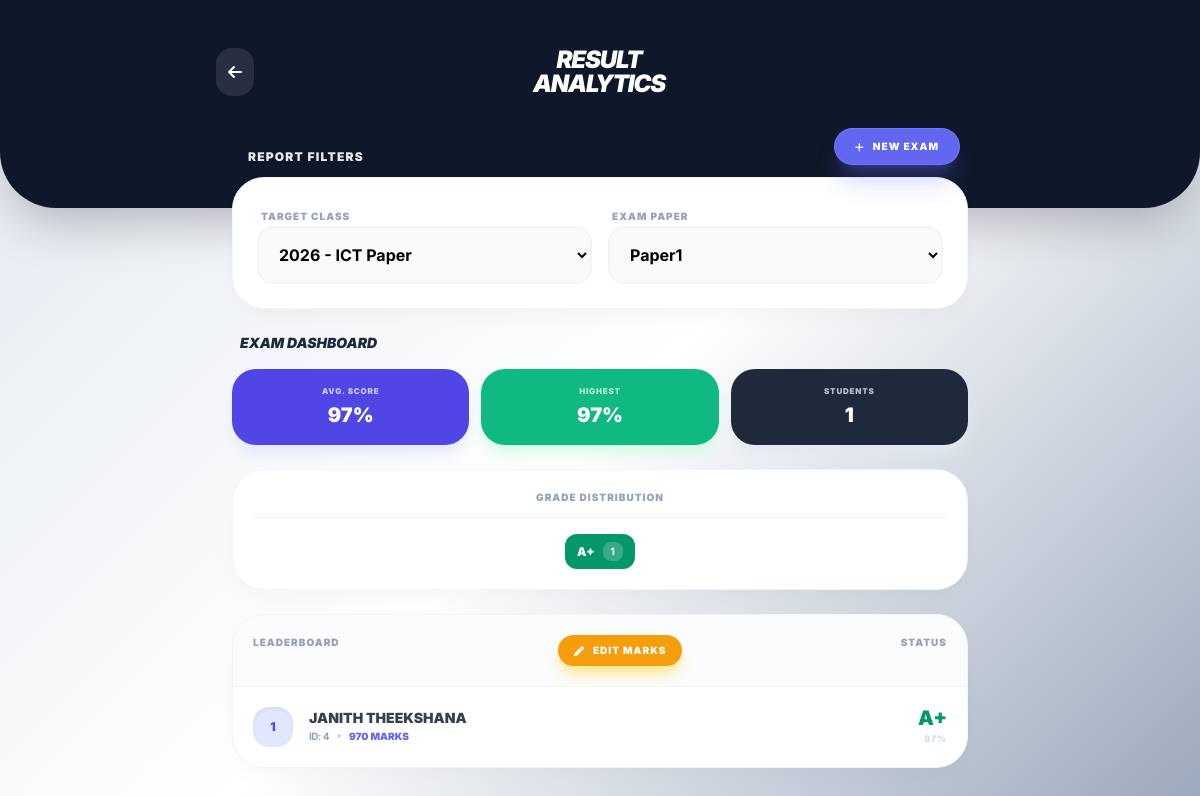
Screenshot of /view_marks_report.php?paper_id=1&class_id=2 (signed in) with the database file from the repository.
### tables this page shows
CREATE TABLE `student_marks` (
  `mark_id` int(11) NOT NULL,
  `paper_id` int(11) NOT NULL,
  `student_id` int(11) NOT NULL,
  `marks_obtained` decimal(5,2) NOT NULL,
  `percentage` decimal(5,2) DEFAULT NULL,
  `added_at` timestamp NOT NULL DEFAULT current_timestamp()
);

CREATE TABLE `student` (
  `id` int(11) NOT NULL,
  `full_name` varchar(255) NOT NULL,
  `gmail` varchar(255) NOT NULL,
  `nic_number` varchar(20) DEFAULT NULL,
  `school` varchar(100) DEFAULT NULL,
  `dob` date DEFAULT NULL,
  `address` text DEFAULT NULL,
  `contact_number` varchar(20) NOT NULL,
  `town` varchar(255) DEFAULT NULL,
  `password` varchar(255) NOT NULL DEFAULT '123456789',
  `profile_pic` varchar(255) DEFAULT 'default_st.png',
  `created_at` timestamp NOT NULL DEFAULT current_timestamp(),
  `status` varchar(20) DEFAULT 'pending'
);

### view_marks_report.php (the view, shortened to what this page needs)
<?php
include 'config.php';
function getGrade($p, $marks = 0) {
    if ($p >= 95) return ['G' => 'A+', 'C' => 'text-emerald-600', 'BG' => 'bg-emerald-600'];
    return ['G' => 'F', 'C' => 'text-rose-500', 'BG' => 'bg-rose-500'];
}
$teacher_id = $_SESSION['user_id'];
$selected_class = isset($_GET['class_id']) ? $_GET['class_id'] : '';
$selected_paper = isset($_GET['paper_id']) ? $_GET['paper_id'] : '';
$classes = $conn->query("SELECT * FROM classes WHERE teacher_id = '$teacher_id' ORDER BY exam_year DESC");
$papers = [];
if ($selected_class) {
    $papers = $conn->query("SELECT * FROM exam_papers WHERE class_id = '$selected_class' ORDER BY paper_id DESC");
}
$report_data = [];
$stats = ['avg' => 0, 'max' => 0, 'total' => 0];
$grade_counts = ['A+' => 0, 'A' => 0, 'B' => 0, 'C' => 0, 'S' => 0, 'F' => 0, 'AB' => 0];
if ($selected_paper) {
    $sql = "SELECT s.id, s.full_name, m.marks_obtained, m.percentage
            FROM student_marks m
            JOIN student s ON m.student_id = s.id
            WHERE m.paper_id = '$selected_paper'
            ORDER BY m.percentage DESC, m.marks_obtained DESC";
    $report_data = $conn->query($sql);
    $stat_sql = "SELECT AVG(percentage) as avg_p, MAX(percentage) as max_p
                 FROM student_marks WHERE paper_id = '$selected_paper' AND marks_obtained >= 0";
    $stat_res = $conn->query($stat_sql)->fetch_assoc();
    $total_sql = "SELECT COUNT(mark_id) as total FROM student_marks WHERE paper_id = '$selected_paper'";
    $total_res = $conn->query($total_sql)->fetch_assoc();
    $stats['avg'] = round($stat_res['avg_p'] ?? 0, 1);
    $stats['max'] = round($stat_res['max_p'] ?? 0, 1);
    $stats['total'] = $total_res['total'] ?? 0;
    $all_m = $conn->query("SELECT percentage, marks_obtained FROM student_marks WHERE paper_id = '$selected_paper'");
    while($m = $all_m->fetch_assoc()) {
        $g = getGrade($m['percentage'], $m['marks_obtained']);
        $grade_counts[$g['G']]++;
    }
}
?>
<!DOCTYPE html>
<html lang="en">
<head>
    <script src="https://cdn.tailwindcss.com"></script>
    <link rel="stylesheet" href="https://cdnjs.cloudflare.com/ajax/libs/font-awesome/6.4.0/css/all.min.css">
</head>
<body class="pb-24">
    <header class="glass-header text-white pt-12 pb-28 px-6 shadow-2xl">
        <div class="max-w-3xl mx-auto flex justify-between items-center">
            <a href="admin_page.php" class="bg-white/10 p-3 rounded-2xl hover:bg-white/20 transition-all"><i class="fas fa-arrow-left"></i></a>
            <div class="text-center">
                <h1 class="text-2xl font-black uppercase italic tracking-tighter leading-none">Result<br>Analytics</h1>
            </div>
        </div>
    </header>
    <main class="max-w-3xl mx-auto px-4 -mt-20">
        <div class="flex justify-between items-end px-2 mb-3">
            <h2 class="text-xs font-black text-white/90 uppercase tracking-widest drop-shadow-sm ml-2">Report Filters</h2>
            <a href="add_marks.php" class="bg-indigo-500 hover:bg-indigo-600 text-white px-5 py-2.5 rounded-[1.2rem] text-[10px] font-black uppercase tracking-widest shadow-xl shadow-indigo-500/30 transition-all flex items-center gap-2 active:scale-95 border border-indigo-400/50">
                <i class="fas fa-plus"></i> New Exam
            </a>
        </div>
        <div class="card p-6 mb-6">
            <form action="" method="GET" class="grid grid-cols-1 md:grid-cols-2 gap-4">
                <div>
                    <label class="text-[10px] font-black text-slate-400 uppercase ml-1 tracking-widest">Target Class</label>
                    <select name="class_id" onchange="this.form.submit()" class="w-full p-4 bg-slate-50 border-2 border-slate-100 rounded-2xl font-bold outline-none focus:border-indigo-500">
                        <?php while($c = $classes->fetch_assoc()): ?>
                            <option value="<?= $c['class_id'] ?>" <?= $selected_class == $c['class_id'] ? 'selected' : '' ?>><?= $c['exam_year'] ?> - <?= $c['subject'] ?></option>
                        <?php endwhile; ?>
                    </select>
                </div>
                <div>
                    <label class="text-[10px] font-black text-slate-400 uppercase ml-1 tracking-widest">Exam Paper</label>
                    <select name="paper_id" onchange="this.form.submit()" class="w-full p-4 bg-slate-50 border-2 border-slate-100 rounded-2xl font-bold outline-none focus:border-indigo-500 disabled:opacity-50" <?= !$selected_class ? 'disabled' : '' ?>>
                        <?php foreach($papers as $p): ?>
                            <option value="<?= $p['paper_id'] ?>" <?= $selected_paper == $p['paper_id'] ? 'selected' : '' ?>><?= $p['paper_name'] ?></option>
                        <?php endforeach; ?>
                    </select>
                </div>
            </form>
        </div>
        <?php if ($selected_paper && $stats['total'] > 0): ?>
            <div class="flex justify-between items-center mb-4 px-2">
                <h3 class="text-sm font-black text-slate-800 uppercase italic">Exam Dashboard</h3>
            </div>
            <div class="grid grid-cols-3 gap-3 mb-6">
                <div class="bg-indigo-600 p-4 rounded-[1.5rem] text-white text-center shadow-lg shadow-indigo-100">
                    <p class="text-[8px] font-black uppercase opacity-70 tracking-widest">Avg. Score</p>
                    <h3 class="text-xl font-black mt-1"><?= $stats['avg'] ?>%</h3>
                </div>
                <div class="bg-emerald-500 p-4 rounded-[1.5rem] text-white text-center shadow-lg shadow-emerald-100">
                    <p class="text-[8px] font-black uppercase opacity-70 tracking-widest">Highest</p>
                    <h3 class="text-xl font-black mt-1"><?= $stats['max'] ?>%</h3>
                </div>
                <div class="bg-slate-800 p-4 rounded-[1.5rem] text-white text-center shadow-lg shadow-slate-200">
                    <p class="text-[8px] font-black uppercase opacity-70 tracking-widest">Students</p>
                    <h3 class="text-xl font-black mt-1"><?= $stats['total'] ?></h3>
                </div>
            </div>
            <div class="card p-5 mb-6">
                <h4 class="text-[10px] font-black text-slate-400 uppercase tracking-widest mb-4 text-center border-b border-slate-100 pb-3">Grade Distribution</h4>
                <div class="flex flex-wrap justify-center gap-2">
                    <?php
                    $grades = ['A+', 'A', 'B', 'C', 'S', 'F', 'AB'];
                    foreach($grades as $g_key):
                        if($grade_counts[$g_key] == 0) continue;
                        $bg_color = ($g_key=='A+')?'bg-emerald-600':(($g_key=='A')?'bg-emerald-500':(($g_key=='B')?'bg-blue-500':(($g_key=='C')?'bg-amber-500':(($g_key=='S')?'bg-orange-500':(($g_key=='AB')?'bg-rose-600':'bg-rose-500')))));
                    ?>
                    <div class="<?= $bg_color ?> text-white px-3 py-2 rounded-xl flex items-center gap-2 shadow-sm">
                        <span class="font-black text-xs"><?= $g_key ?></span>
                        <span class="bg-white/20 px-2 py-0.5 rounded-lg font-bold text-[10px]"><?= $grade_counts[$g_key] ?></span>
                    </div>
                    <?php endforeach; ?>
                </div>
            </div>
            <div class="card overflow-hidden">
                <div class="p-5 bg-slate-50/50 flex justify-between border-b border-slate-100">
                    <span class="text-[10px] font-black text-slate-400 uppercase tracking-widest">Leaderboard</span>
                    <a href="edit_paper.php?paper_id=<?= $selected_paper ?>" class="bg-amber-500 hover:bg-amber-600 text-white px-4 py-2 rounded-[1rem] text-[10px] font-black uppercase tracking-widest shadow-lg shadow-amber-200 transition-all flex items-center gap-2">
                    <i class="fas fa-pen"></i> Edit Marks
                </a>
                    <span class="text-[10px] font-black text-slate-400 uppercase tracking-widest">Status</span>
                </div>
                <div class="divide-y divide-slate-50">
                    <?php
                    $rank = 1;
                    while($row = $report_data->fetch_assoc()):
                        $is_absent = ($row['marks_obtained'] == -1);
                        $g_res = getGrade($row['percentage'], $row['marks_obtained']);
                        $display_rank = $is_absent ? '<i class="fas fa-user-times"></i>' : $rank;
                    ?>
                    <div class="p-5 flex items-center justify-between hover:bg-slate-50 transition-all <?= $is_absent ? 'opacity-70' : '' ?>">
                        <div class="flex items-center gap-4">
                            <div class="w-10 h-10 rounded-2xl flex items-center justify-center font-black text-xs <?= (!$is_absent && $rank <= 3) ? 'bg-indigo-100 text-indigo-600 shadow-inner' : 'bg-slate-100 text-slate-400' ?>">
                                <?= $display_rank ?>
                            </div>
                            <div>
                                <h3 class="text-sm font-black text-slate-700 uppercase leading-none <?= $is_absent ? 'line-through text-slate-400' : '' ?>"><?= $row['full_name'] ?></h3>
                                <div class="flex items-center gap-2 mt-1">
                                    <span class="text-[10px] font-bold text-slate-400 tracking-tighter">ID: <?= $row['id'] ?></span>
                                    <?php if($is_absent): ?>
                                        <span class="text-[10px] font-black text-rose-500 uppercase bg-rose-50 px-2 py-0.5 rounded-md">Absent</span>
                                    <?php else: ?>
                                        <span class="w-1 h-1 bg-slate-300 rounded-full"></span>
                                        <span class="text-[10px] font-black text-indigo-500 uppercase"><?= round($row['marks_obtained']) ?> Marks</span>
                                    <?php endif; ?>
                                </div>
                            </div>
                        </div>
                        <div class="text-right">
                            <p class="text-xl font-black <?= $g_res['C'] ?> leading-none"><?= $g_res['G'] ?></p>
                            <?php if(!$is_absent): ?>
                                <p class="text-[9px] font-bold text-slate-300 uppercase mt-1 tracking-widest"><?= round($row['percentage']) ?>%</p>
                            <?php endif; ?>
                        </div>
                    </div>
                    <?php
                        if(!$is_absent) $rank++;
                    endwhile;
                    ?>
                </div>
            </div>
        <?php endif; ?>
    </main>
</body>
</html>

### view_marks_report.php (style rules this page uses)
body { font-family: 'Inter', sans-serif; background: linear-gradient(135deg, #e2e8f0 0%, #ffffff 50%, #94a3b8 100%); background-attachment: fixed; min-height: 100vh; }
.glass-header { background: #0f172a; border-radius: 0 0 3.5rem 3.5rem; }
.card { background: white; border-radius: 2rem; border: 1px solid #f1f5f9; box-shadow: 0 10px 30px -10px rgba(0,0,0,0.05); }

### rows the page displays
student_marks: rank "1", student.full_name "JANITH THEEKSHANA", student "4", marks_obtained "970", percentage+marks_obtained "A+", percentage "97"

### other values shown
$stats['avg'] "97"
$stats['max'] "97"
$stats['total'] "1"
$g_key "A+"
$grade_counts[$g_key] "1"
form field class_id "2026 - ICT Paper"
form field paper_id "Paper1"
